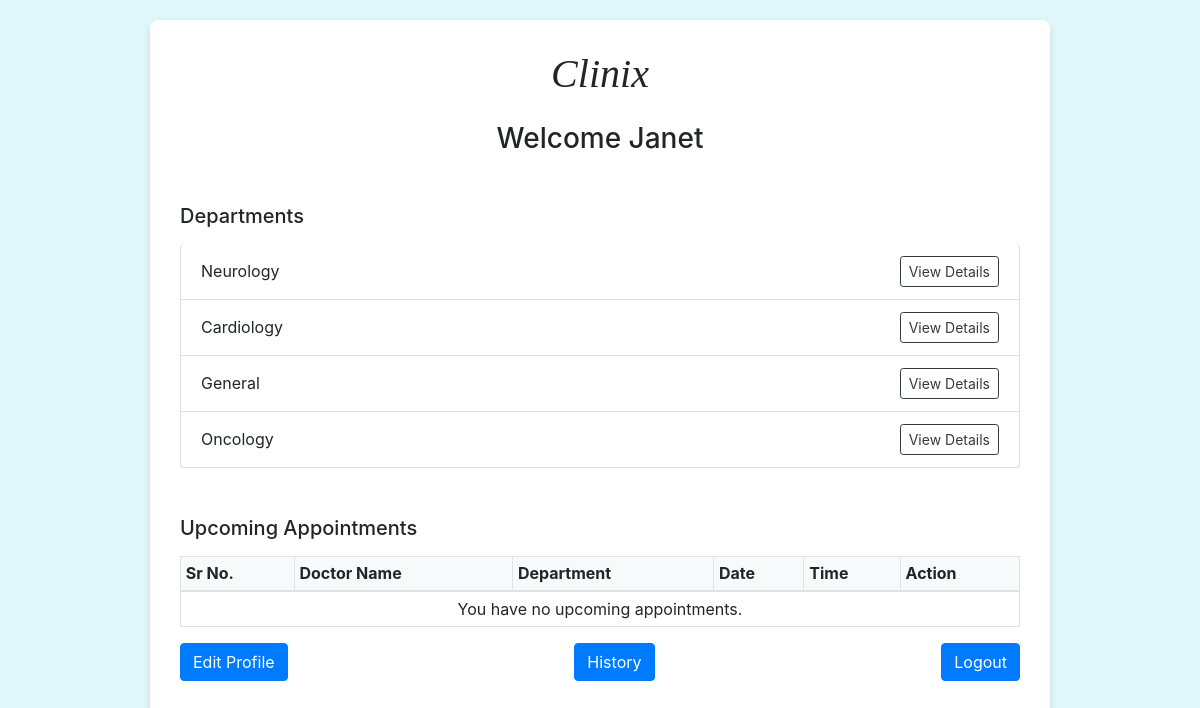
The app's page /patient-dashboard/6 with its own data.
### backend/models.py (models this page shows, shortened)
class User(db.Model):
    __tablename__ = 'user'
    id = db.Column(db.Integer, primary_key=True)
    username = db.Column(db.String(80), unique=True, nullable=False)
    email = db.Column(db.String(120), unique=True, nullable=False)
    password_hash = db.Column(db.String(128), nullable=False)
    role = db.Column(db.String(15), default='Patient', nullable=False)
    is_active = db.Column(db.Boolean, nullable=False, default=True)
    doctor = db.relationship('Doctor', backref='user', uselist=False)
    patient = db.relationship('Patient', backref='user', uselist=False)

class Department(db.Model):
    __tablename__ = 'department'
    id = db.Column(db.Integer, primary_key=True)
    name = db.Column(db.String(100), unique=True, nullable=False)
    description = db.Column(db.Text)
    doctors_registered = db.relationship('Doctor', backref='department', lazy='dynamic')

### backend/controllers.py (the view)
@app.route("/patient-dashboard/<int:user_id>")
def patient_dashboard(user_id):
    this_user = User.query.get_or_404(user_id) #find user in databse with same user_id
    patient = this_user.patient  #get patient profile linked to that user_id
    all_departments = Department.query.all() #fetch all departments
    upcoming_appointments = Appointment.query.filter(
        Appointment.patient_id == patient.id,  #find appointment_id that matches patient_id
        Appointment.status == 'Booked',         #filter only booked ones
        Appointment.date >= date.today()         #date is today onwards
    ).order_by(Appointment.date, Appointment.time).all()  #order all appointments by date and time
    return render_template(
        "patient_dash.html",
        this_user=this_user,
        all_departments=all_departments,     #show updated info using jinja
        upcoming_appointments=upcoming_appointments,
    )

### templates/patient_dash.html (shortened to what this page needs)
<!DOCTYPE html>
<html lang="en">
<head>
    <link rel="stylesheet" href="/static/styles/main.css">
    <link rel="stylesheet" href="https://cdn.jsdelivr.net/npm/bootstrap@4.0.0/dist/css/bootstrap.min.css" xintegrity="sha384-Gn5384xqQ1aoWXA+058RXPxPg6fy4IWvTNh0E263XmFcJlSAwiGgFAW/dAiS6JXm">
</head>
<body>
    <div class="main-card">
        <h1 class="text-center mb-4 app-title">Clinix</h1>
        <h3 class="text-center mb-5">Welcome {{this_user.username}} </h3>
        <div class="mb-5">
            <div class="d-flex justify-content-between align-items-center mb-3">
                <h5 class="mb-0">Departments</h5>
            </div>
            <ul class="list-group">
                {% for dept in all_departments %}
                <li class="list-group-item d-flex justify-content-between align-items-center">
                    <span>{{ dept.name }}</span>
                    <div class="item-actions">
                        <a href="{{ url_for('search_doctors', user_id=this_user.id, dept_name=dept.name) }}"
                        class="btn btn-outline-dark btn-sm action-btn edit-btn">
                        View Details
                    </a>
                    </div>
                </li>
                {% endfor %}
                </ul>
        </div>
        <div class="mb-2">
            <h5 class="mb-3">Upcoming Appointments</h5>
            <table class="table table-bordered table-sm appointment-table">
                <thead>
                    <tr class="bg-light">
                        <th>Sr No.</th>
                        <th>Doctor Name</th>
                        <th>Department</th>
                        <th>Date</th>
                        <th>Time</th>
                        <th>Action</th>
                    </tr>
                </thead>
                <tbody>
                    {% for appointment in upcoming_appointments %}
                    <tr>
                        <td>{{ loop.index }}.</td>
                        <td>Dr. {{ appointment.doctor_details.full_name }}</td>
                        <td>{{ appointment.doctor_details.department.name }}</td>
                        <td>{{ appointment.date.strftime('%d/%m/%Y') }}</td>
                        <td>{{ appointment.time.strftime('%I:%M %p') }}</td>
                        <td>
                            <form action="{{ url_for('cancel_appointment', app_id=appointment.id) }}" method="POST">
                                <button type="submit" class="btn btn-info btn-sm view-btn">Cancel</button>
                            </form>
                        </td>
                    </tr>
                    {% else %}
                    <tr>
                        <td colspan="6" class="text-center">You have no upcoming appointments.</td>
                    </tr>
                    {% endfor %}
                    </tbody>
            </table>
        </div>
        <div class="mb-5">
            <div class="d-flex justify-content-between align-items-center">
                <a href="{{ url_for('edit_patient_profile', user_id=this_user.id) }}" class="btn btn-primary search-btn" role="button">Edit Profile</a>
                <a href="{{ url_for('patient_history', user_id=this_user.id, ref='patient') }}" class="btn btn-primary search-btn" role="button">History</a>
                <a class="btn btn-primary search-btn" href="/login">Logout</a>
            </div>
        </div>
    </div>
</body>
</html>

### static/styles/main.css (style rules this page uses)
body { background-color: #e0f7fa !important; padding-top: 20px; padding-bottom: 20px; }
.main-card { max-width: 900px; margin: 0 auto; background-color: white; padding: 30px; border-radius: 8px; box-shadow: 0 4px 8px rgba(0,0,0,0.1); }
.app-title { font-family: serif; font-style: italic; }
.list-group-item { border-left: none; border-right: none; }
.list-group-item:first-child { border-top: none; }
.list-group-item:last-child { border-bottom: 1px solid rgba(0,0,0,.125); }

### records on screen
User: username "Janet"
Department: name "Neurology"
Department: name "Cardiology"
Department: name "General"
Department: name "Oncology"
